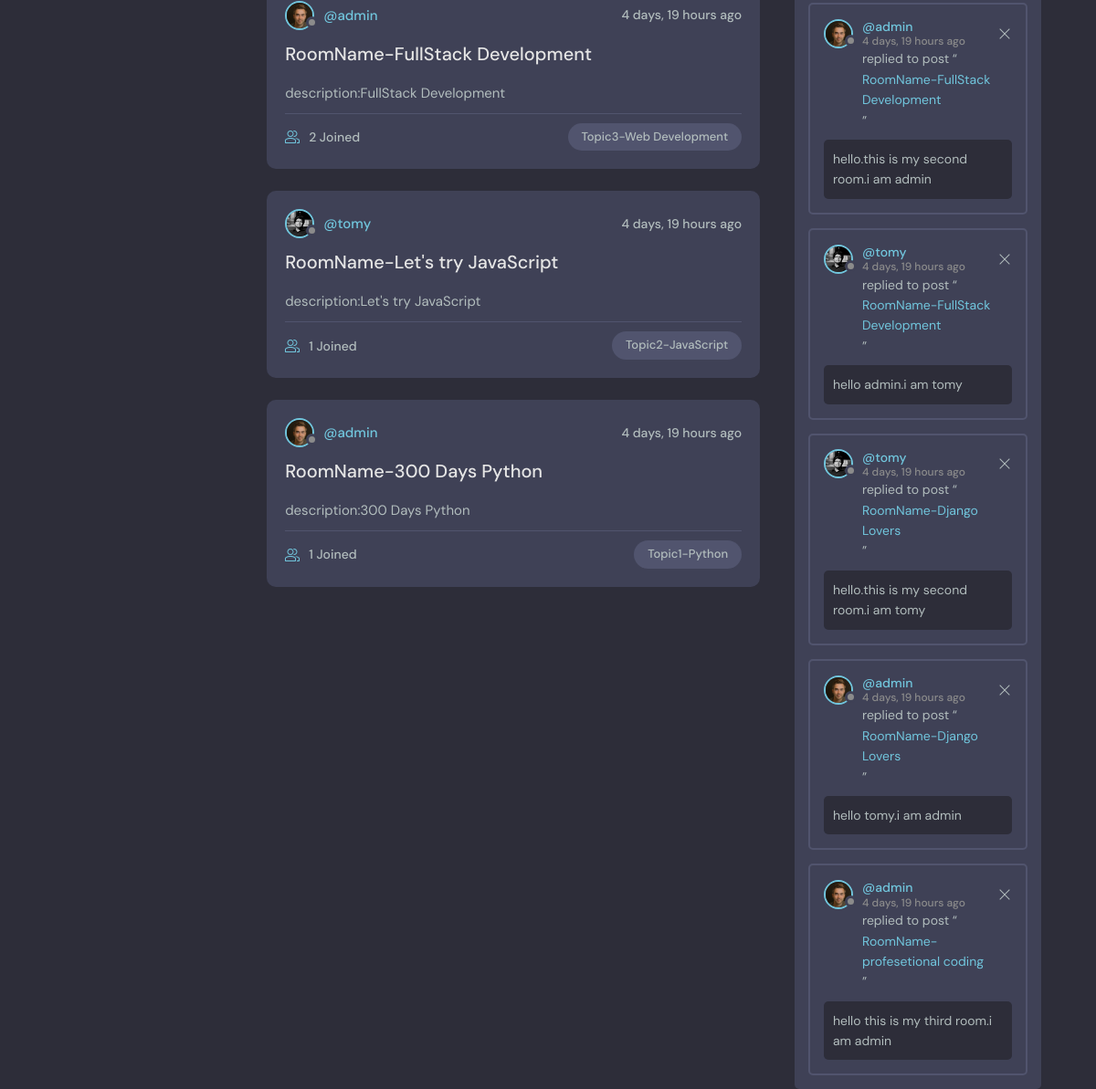
/ (lower part), run on an earlier commit of the app's database.
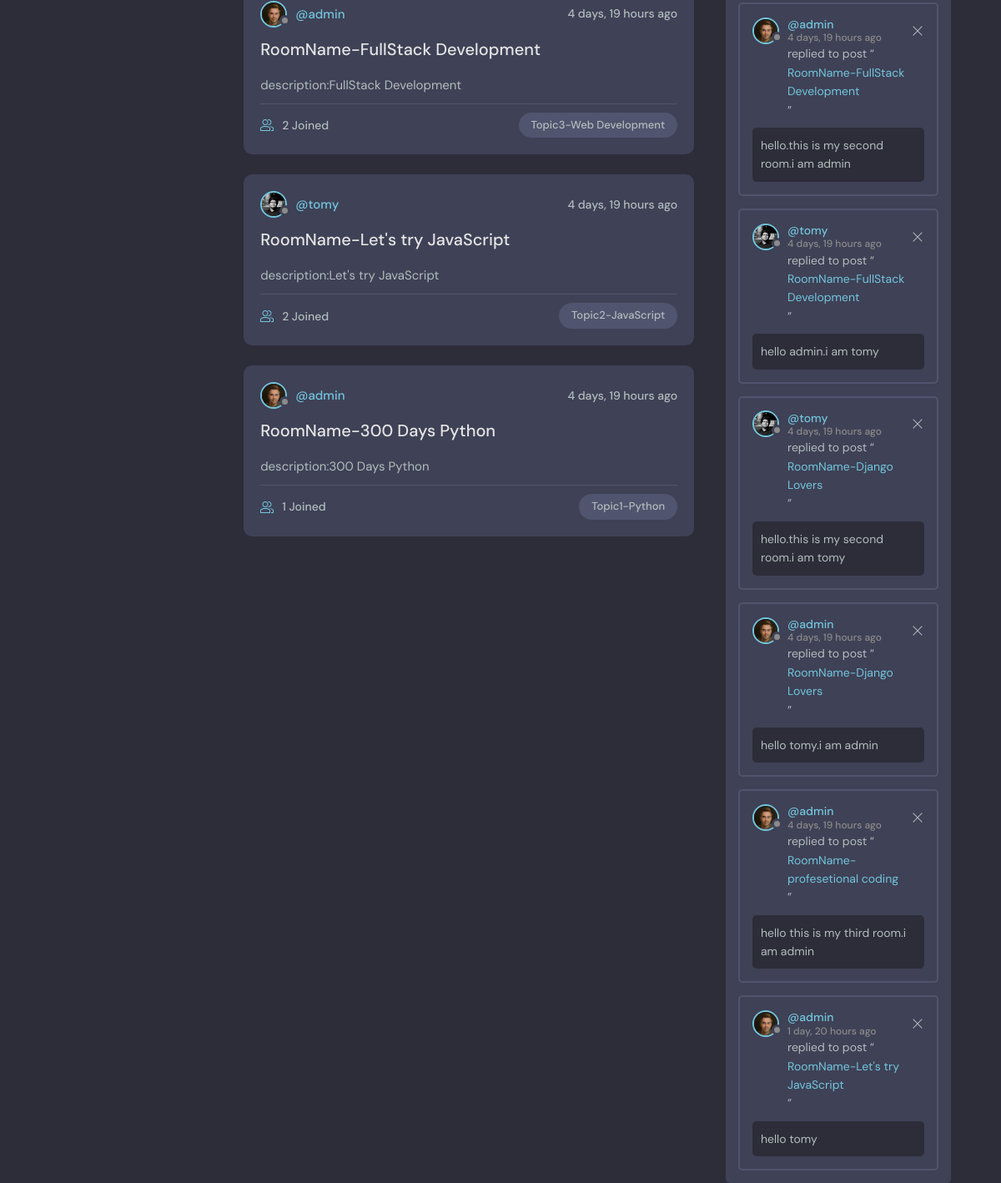
And on a later commit of the database.
### base/models.py (models this page shows, shortened)
class Room(models.Model):
    host=models.ForeignKey(User,on_delete=models.SET_NULL,null=True)
    topic=models.ForeignKey(Topic,on_delete=models.SET_NULL,null=True)
    name=models.CharField(max_length=200)
    description=models.TextField(null=True,blank=True)
    participants=models.ManyToManyField(User,related_name='participants',blank=True)
    created=models.DateTimeField(auto_now_add=True)
    updated=models.DateTimeField(auto_now=True)
    class Meta:
        ordering=['-created','-updated']

class User(AbstractUser):
    name=models.CharField(max_length=200)
    bio=models.TextField(null=True)
    avatar=models.ImageField(default='avatar.svg',null=True)
    email=models.EmailField(unique=True,null=True)
    USERNAME_FIELD='email'
    REQUIRED_FIELDS=['username']

class Topic(models.Model):
    name=models.CharField(max_length=200)

class Message(models.Model):
    user=models.ForeignKey(User,on_delete=models.CASCADE)
    room=models.ForeignKey(Room,on_delete=models.CASCADE)
    body=models.TextField()
    created=models.DateTimeField(auto_now_add=True)
    updated=models.DateTimeField(auto_now=True)
    def __str__(self):
        return self.body[0:50]

### base/views.py (the view)
# urls.py: path('',views.home,name='home'),
def home(request):
    q=request.GET.get('q') if request.GET.get('q')!=None else ''
    topics=Topic.objects.all()
    rooms=Room.objects.filter(Q(topic__name__icontains=q) |
                              Q(name__icontains=q)|
                              Q(host__username__icontains=q))
    room_messages=Message.objects.filter(room__topic__name__icontains=q)
    context={'topics':topics,'rooms':rooms,'room_messages':room_messages}
    return render(request,'base/home.html',context)

### base/templates/base/home.html (shortened to what this page needs)
 {% extends 'main.html' %}
 {% block content %}
    <main class="layout layout--3">
      <div class="container">
        {% include 'base/feed_component.html' %}
        {% include 'base/activity_component.html' %}
      </div>
    </main>
 {% endblock content %}

### base/templates/base/feed_component.html (shortened to what this page needs)
<div class="roomList">
    {% for room in rooms %}
    <div class="roomListRoom">
      <div class="roomListRoom__header">
        <a href="{% url 'profile' room.host.id %}" class="roomListRoom__author">
          <div class="avatar avatar--small">
            <img src="{{room.host.avatar.url}}" />
          </div>
          <span>@{{room.host.username}}</span>
        </a>
        <div class="roomListRoom__actions">
          <span>{{room.created|timesince}} ago</span>
        </div>
      </div>
      <div class="roomListRoom__content">
        <a href="{% url 'room' room.id %}">{{room.name}}</a>
        <p>
         {{room.description}}
        </p>
      </div>
      <div class="roomListRoom__meta">
        <a href="room.html" class="roomListRoom__joined">
          {{room.participants.count}} Joined
        </a>
        <p class="roomListRoom__topic">{{room.topic.name}}</p>
      </div>
    </div>
    {% endfor %}
  </div>

### base/templates/base/activity_component.html (shortened to what this page needs)
<div class="activities">
          {% for message in room_messages %}
          <div class="activities__box">
            <div class="activities__boxHeader roomListRoom__header">
              <a href="profile.html" class="roomListRoom__author">
                <div class="avatar avatar--small">
                  <img src="{{message.user.avatar.url}}" />
                </div>
                <p>
                  @{{message.user.username}}
                  <span>{{message.created|timesince}} ago</span>
                </p>
              </a>
              <div class="roomListRoom__actions">
                <a href="#">
                  <svg version="1.1" xmlns="http://www.w3.org/2000/svg" width="32" height="32" viewBox="0 0 32 32">
                    <title>remove</title>
                    <path
                      d="M27.314 6.019l-1.333-1.333-9.98 9.981-9.981-9.981-1.333 1.333 9.981 9.981-9.981 9.98 1.333 1.333 9.981-9.98 9.98 9.98 1.333-1.333-9.98-9.98 9.98-9.981z"
                    ></path>
                  </svg>
                </a>
              </div>
            </div>
            <div class="activities__boxContent">
              <p>replied to post “<a href="room.html">{{message.room.name}}</a>”</p>
              <div class="activities__boxRoomContent">
                {{message}}
              </div>
            </div>
          </div>
          {% endfor %}
        </div>

What changed in the data, as far as the page shows it:
computed for Room "RoomName-Let's try JavaScript": participants.count "1" → "2"
added Message: user.avatar (picture), user.username "admin", created "1 day, 20 hours", room.name "RoomName-Let's try JavaScript", body "hello tomy"
